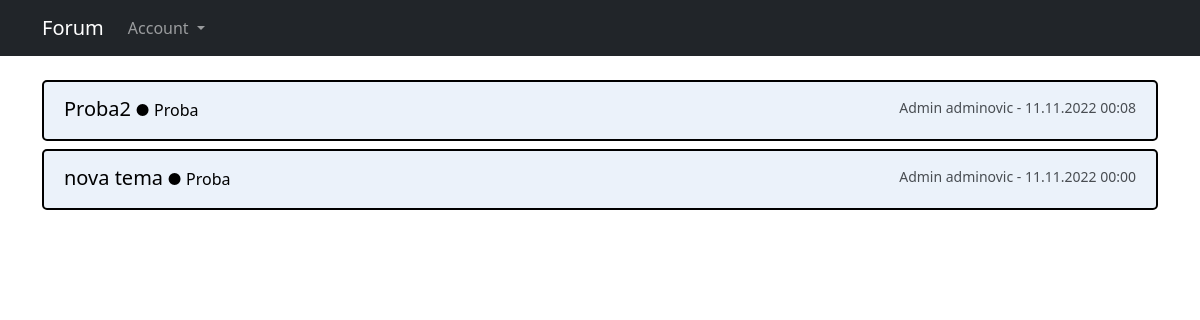
Before: / with the older database file.
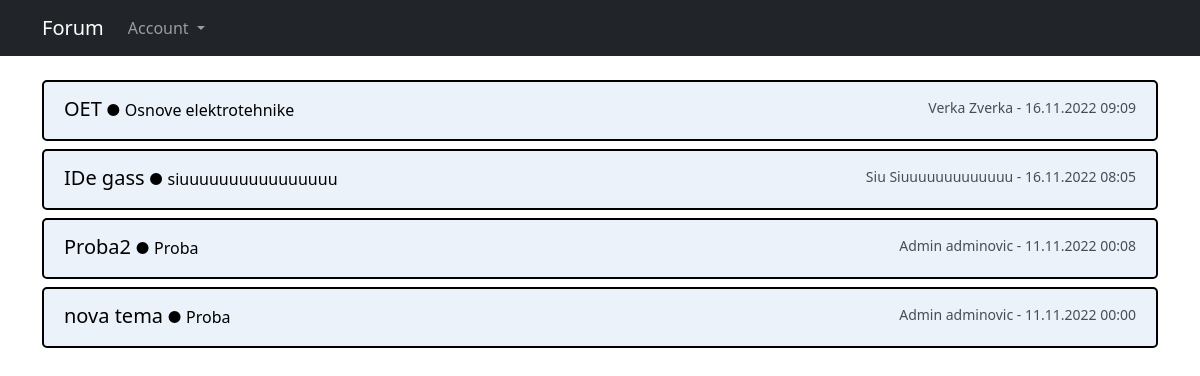
After: the same page with the newer database file.
### tables this page shows
CREATE TABLE `tema` (
  `id` int(11) NOT NULL,
  `naziv_teme` varchar(50) NOT NULL,
  `opis_teme` text NOT NULL,
  `datum_kreiranja` datetime NOT NULL,
  `kreator` varchar(100) NOT NULL
);

CREATE TABLE `korisnik` (
  `korisnicko_ime` varchar(100) NOT NULL,
  `lozinka` varchar(100) NOT NULL,
  `ime` varchar(50) NOT NULL,
  `prezime` varchar(50) NOT NULL,
  `slika` varchar(100) NOT NULL
);

### index.php (the view, shortened to what this page needs)
<?php
    include "./connection.php";
?>
<!DOCTYPE html>
<html lang="en">
    <head>
        <link href="https://cdn.jsdelivr.net/npm/bootstrap@5.2.2/dist/css/bootstrap.min.css" rel="stylesheet">
        <link rel="stylesheet" href="./styles/style.css">
    </head>
    <body>
        <?php include "./elements/navbar.php";?>
        <div class="container mt-3">
            <?php
                $sql = "SELECT id, naziv_teme, opis_teme, datum_kreiranja, kreator FROM tema ORDER BY datum_kreiranja DESC";
                $result = $conn->query($sql);
                if ($result->num_rows > 0) {
                    while($row = $result->fetch_assoc()){
                        $sql_kreator = "SELECT ime, prezime FROM korisnik WHERE korisnicko_ime = '" . $row["kreator"] . "'";
                        $result_kreator = $conn->query($sql_kreator);
                        $podaci = $result_kreator->fetch_assoc();
                        echo '<div class="row">';
                            echo '<div class="col">';
                                echo "<div class='objava mt-2'>
                                    <a href='./diskusija.php?id=" . $row["id"] . "'><h5>" . $row["naziv_teme"] . "</h5>
                                    <p> ● " . $row["opis_teme"] . "</p></a>
                                    <small style='display:block; float:right'>" . $podaci["ime"] . " " . $podaci["prezime"] . " - " . date_format(date_create($row["datum_kreiranja"]), "d.m.Y H:i") . "</small>
                                </div>";
                            echo '</div>';
                        echo '</div>';
                   }
                }
            ?>
        </div>
    </body>
</html>

### elements/navbar.php (shortened to what this page needs)
<nav class="navbar navbar-expand-lg bg-dark navbar-dark">
  <div class="container">
    <a class="navbar-brand" href="./index.php">Forum</a>
    <div class="collapse navbar-collapse" id="navbarNavDropdown">
      <ul class="navbar-nav">
        <li class="nav-item dropdown">
          <a class="nav-link dropdown-toggle" href="#" role="button" data-bs-toggle="dropdown" aria-expanded="false">
            Account
          </a>
        </li>
      </ul>
    </div>
  </div>
</nav>

### styles/style.css (style rules this page uses)
.objava { width: 100%; background-color: #ebf2fa; border: 2px solid black; border-radius: 5px; padding: 15px 20px 10px 20px; }
.objava h5 { display:inline-block; }
.objava p { display:inline; }
small { opacity: 0.8; }
.objava a { text-decoration: none !important; color: #000 !important; }

Changed rows visible on the page:
added tema: naziv_teme "OET", opis_teme "Osnove elektrotehnike", korisnik.ime "Verka", korisnik.prezime "Zverka", datum_kreiranja "16.11.2022 09:09"
added tema: naziv_teme "IDe gass", opis_teme "siuuuuuuuuuuuuuuuu", korisnik.ime "Siu", korisnik.prezime "Siuuuuuuuuuuuuu", datum_kreiranja "16.11.2022 08:05"
